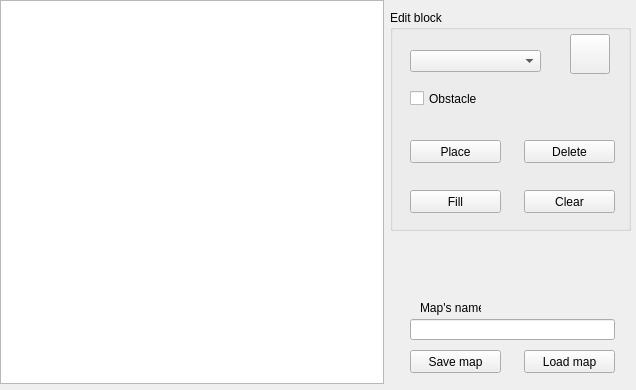
<?xml version="1.0" encoding="UTF-8"?>
<ui version="4.0">
 <class>xMainWindow</class>
 <widget class="QMainWindow" name="xMainWindow">
  <property name="geometry">
   <rect>
    <x>0</x>
    <y>0</y>
    <width>636</width>
    <height>390</height>
   </rect>
  </property>
  <property name="windowTitle">
   <string>xMainWindow</string>
  </property>
  <widget class="QWidget" name="centralWidget">
   <widget class="QGraphicsView" name="view">
    <property name="geometry">
     <rect>
      <x>0</x>
      <y>0</y>
      <width>384</width>
      <height>384</height>
     </rect>
    </property>
   </widget>
   <widget class="QGroupBox" name="EditGroupBox">
    <property name="geometry">
     <rect>
      <x>390</x>
      <y>10</y>
      <width>241</width>
      <height>221</height>
     </rect>
    </property>
    <property name="title">
     <string>Edit block</string>
    </property>
    <widget class="QCheckBox" name="isObstacleBox">
     <property name="geometry">
      <rect>
       <x>20</x>
       <y>80</y>
       <width>70</width>
       <height>17</height>
      </rect>
     </property>
     <property name="text">
      <string>Obstacle</string>
     </property>
    </widget>
    <widget class="QComboBox" name="ImagesList">
     <property name="geometry">
      <rect>
       <x>20</x>
       <y>40</y>
       <width>131</width>
       <height>22</height>
      </rect>
     </property>
    </widget>
    <widget class="QPushButton" name="blockIcon">
     <property name="geometry">
      <rect>
       <x>180</x>
       <y>24</y>
       <width>40</width>
       <height>40</height>
      </rect>
     </property>
     <property name="text">
      <string/>
     </property>
     <property name="icon">
      <iconset resource="rsc.qrc">
       <normaloff>:/img/blank.png</normaloff>:/img/blank.png</iconset>
     </property>
     <property name="iconSize">
      <size>
       <width>32</width>
       <height>32</height>
      </size>
     </property>
    </widget>
    <widget class="QPushButton" name="placeBtn">
     <property name="geometry">
      <rect>
       <x>20</x>
       <y>130</y>
       <width>91</width>
       <height>23</height>
      </rect>
     </property>
     <property name="text">
      <string>Place</string>
     </property>
    </widget>
    <widget class="QPushButton" name="fillBtn">
     <property name="geometry">
      <rect>
       <x>20</x>
       <y>180</y>
       <width>91</width>
       <height>23</height>
      </rect>
     </property>
     <property name="text">
      <string>Fill</string>
     </property>
    </widget>
    <widget class="QPushButton" name="clearBtn">
     <property name="geometry">
      <rect>
       <x>134</x>
       <y>180</y>
       <width>91</width>
       <height>23</height>
      </rect>
     </property>
     <property name="text">
      <string>Clear</string>
     </property>
    </widget>
    <widget class="QPushButton" name="deleteBtn">
     <property name="geometry">
      <rect>
       <x>134</x>
       <y>130</y>
       <width>91</width>
       <height>23</height>
      </rect>
     </property>
     <property name="text">
      <string>Delete</string>
     </property>
    </widget>
   </widget>
   <widget class="QPushButton" name="loadBtn">
    <property name="geometry">
     <rect>
      <x>524</x>
      <y>350</y>
      <width>91</width>
      <height>23</height>
     </rect>
    </property>
    <property name="text">
     <string>Load map</string>
    </property>
   </widget>
   <widget class="QPushButton" name="saveBtn">
    <property name="geometry">
     <rect>
      <x>410</x>
      <y>350</y>
      <width>91</width>
      <height>23</height>
     </rect>
    </property>
    <property name="text">
     <string>Save map</string>
    </property>
   </widget>
   <widget class="QLineEdit" name="nameEdit">
    <property name="geometry">
     <rect>
      <x>410</x>
      <y>319</y>
      <width>205</width>
      <height>21</height>
     </rect>
    </property>
    <property name="text">
     <string/>
    </property>
   </widget>
   <widget class="QLabel" name="lblNameEdit">
    <property name="geometry">
     <rect>
      <x>420</x>
      <y>300</y>
      <width>61</width>
      <height>16</height>
     </rect>
    </property>
    <property name="text">
     <string>Map's name</string>
    </property>
   </widget>
  </widget>
 </widget>
 <layoutdefault spacing="6" margin="11"/>
 <resources>
  <include location="rsc.qrc"/>
 </resources>
 <connections/>
</ui>
